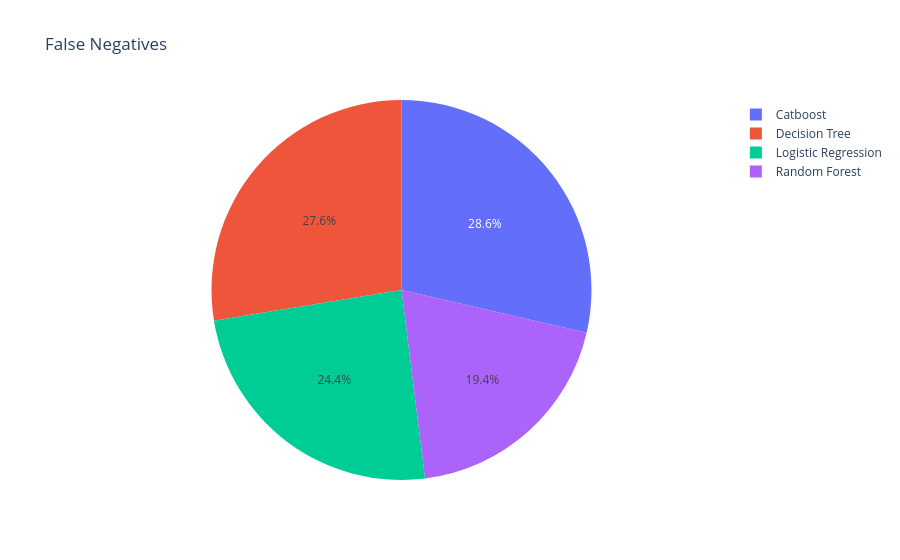

Notebook code cell kept with this figure:
### Code cell
px.pie(data_frame=cm_df, names=cm_df['model'], values=cm_df['False Negatives'], title='False Negatives')

### Figure 1 — Plotly figure (JSON) as saved in the notebook; plotly's stock layout.template omitted (floating-point values rounded to 4 significant figures)
{"data": [{"domain": {"x": [0, 1], "y": [0, 1]}, "hovertemplate": "model=%{label}<br>False Negatives=%{value}<extra></extra>", "labels": ["Random Forest", "Logistic Regression", "Decision Tree", "Catboost"], "legendgroup": "", "name": "", "showlegend": true, "type": "pie", "values": [525, 660, 746, 774]}], "layout": {"legend": {"tracegroupgap": 0}, "title": {"text": "False Negatives"}}}
